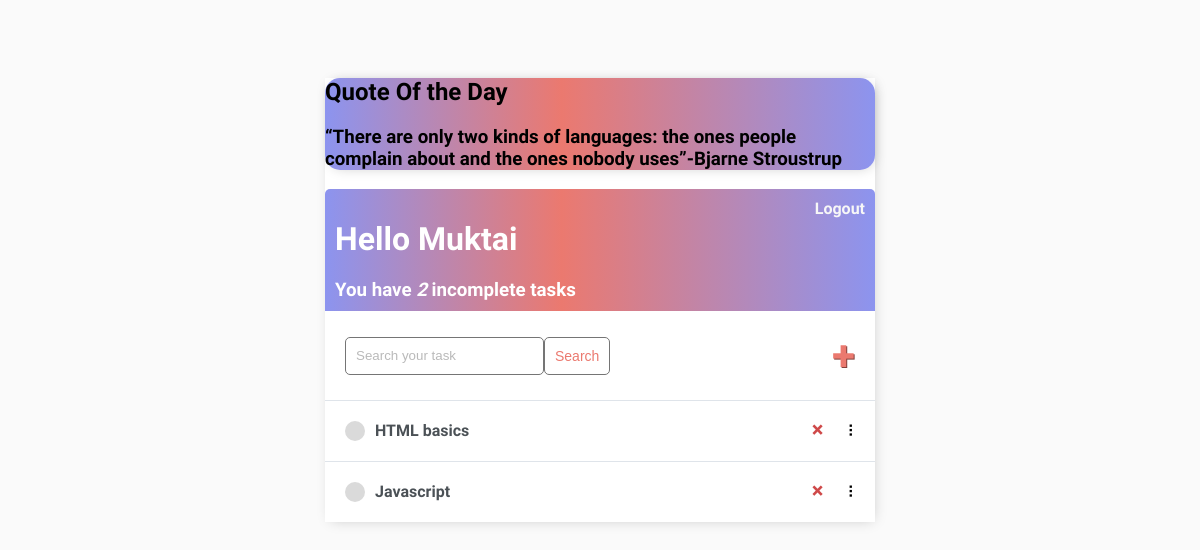
The page / (signed in) on the database as committed earlier.
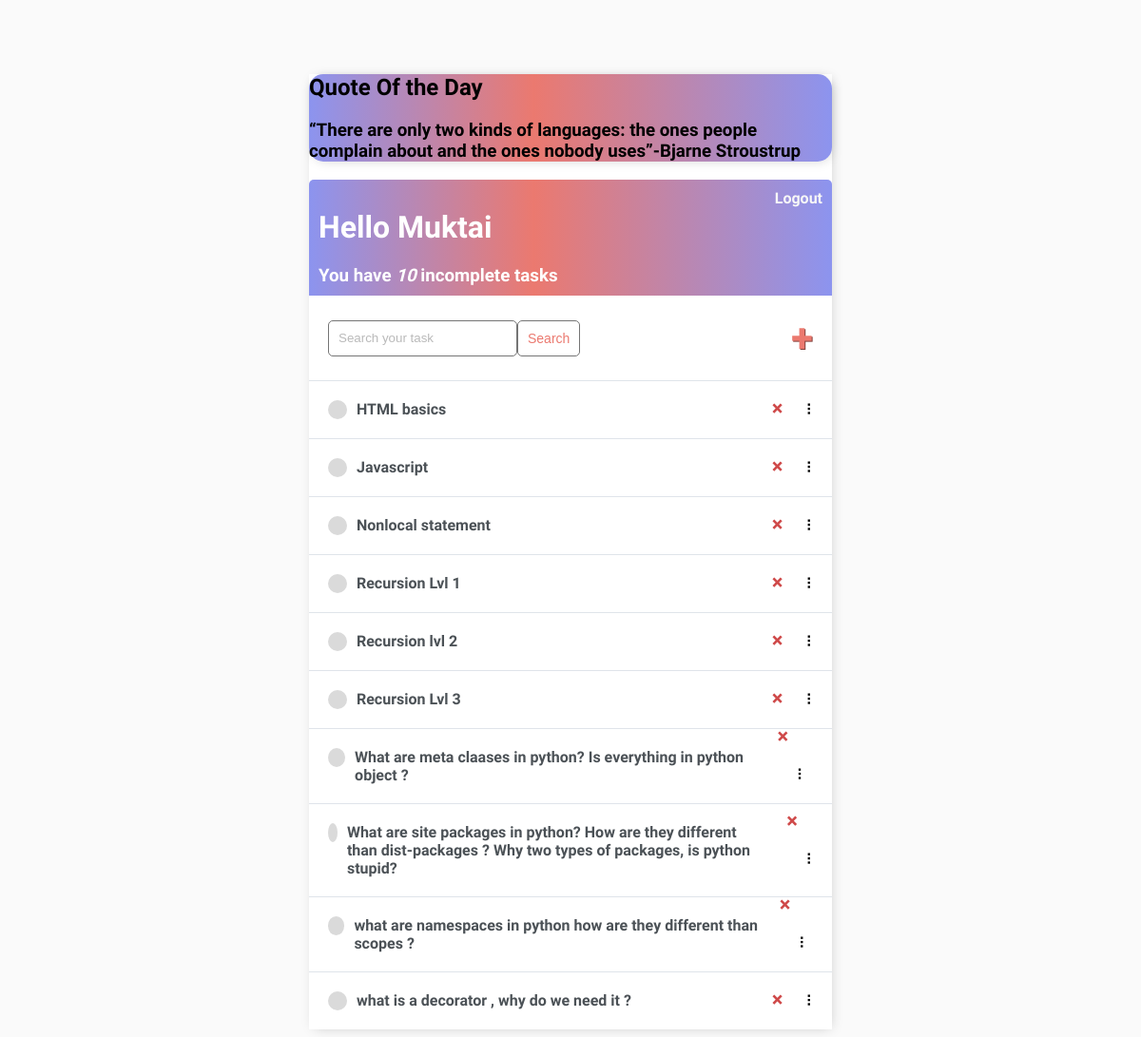
The same page on the database as committed later.
### base/models.py (models this page shows)
class Task(models.Model):
    user = models.ForeignKey(
        User, on_delete=models.CASCADE, null=True, blank=True)
    title = models.CharField(max_length=200)
    description = models.TextField(null=True, blank=True)
    complete = models.BooleanField(default=False)
    created = models.DateTimeField(auto_now_add=True)
    def __str__(self):
        return self.title
    class Meta:
        order_with_respect_to = 'user'

### base/views.py (the view)
# urls.py: path('', TaskList.as_view(), name='tasks'),
class TaskList(LoginRequiredMixin, ListView):
    model = Task
    context_object_name = 'tasks'
    def get_context_data(self, **kwargs):
        context = super().get_context_data(**kwargs)
        context['tasks'] = context['tasks'].filter(user=self.request.user)
        context['count'] = context['tasks'].filter(complete=False).count()
        search_input = self.request.GET.get('search-area') or ''
        if search_input:
            context['tasks'] = context['tasks'].filter(
                title__contains=search_input)
        context['search_input'] = search_input
        return context

### base/templates/base/task_list.html (shortened to what this page needs)
{% extends 'base/main.html' %} {% block content %}
<div class="container2">
    <h2>Quote Of the Day</h2>
    <h3><q>There are only two kinds of languages: the ones people complain about and the ones nobody uses</q>-Bjarne Stroustrup</h3>
</div>
<div class="header-bar">
    <div>
        <h1>Hello {{request.user|title}}</h1>
        <h3 style="margin:0">You have <i>{{count}}</i> incomplete task{{ count|pluralize:"s" }}</h3>
    </div>
    {% if request.user.is_authenticated %}
    <a href="{% url 'logout' %}">Logout</a> {% else %}
    <a href="{% url 'login' %}">Login</a> {% endif %}
</div>
<div id="search-add-wrapper">
    <form method="GET" style="display: flex;">
        <input type='text' name='search-area' placeholder="Search your task" value="{{search_input}}">
        <input class="button" type="submit" value='Search'>
    </form>
    {% if tasks|length > 0 %}
    <a id="add-link" href="{% url 'task-create' %}">&#x2b;</a>
    {% endif %}
</div>
<div id="tasklist" class="task-items-wrapper">
    {% for task in tasks %}
    <div class="task-wrapper" data-position="{{task.pk}}">
        <div class="task-title">
            {% if task.complete %}
            <div class="task-complete-icon"></div>
            <i><s><a href="{% url 'task-update' task.id %}">{{task}}</a></s></i> {% else %}
            <div class="task-incomplete-icon"></div>
            <a href="{% url 'task-update' task.id %}">{{task}}</a> {% endif %}
        </div>
        <div class="task-controls">
            <a class="delete-link" href="{% url 'task-delete' task.id %}">&#215;</a>
            <span class="handle">&nbsp;&#10247;</span>
        </div>
    </div>
    {% empty %}
    <div style="text-align: center; padding-bottom: 10px; line-height: 1em;">
        <h3>No new tasks are created.</h3>
        <h3>Create a <a style="text-decoration: none; color: #e53935;" href="{% url 'task-create' %}">New task</a> ! </h3>
    </div>
    {% endfor %}
</div>
{% endblock content %}

### base/templates/base/main.html (shortened to what this page needs)
<!DOCTYPE html>
<html lang="en">
<head>
</head>
<body>
    <div class="container">
        {% block content %} {% endblock content %}
    </div>
</body>
</html>

### base/templates/base/main.html (style rules this page uses)
body { background-color: #FAFAFA; font-family: 'Nunito', sans-serif; padding-top: 50px; }
h1, h2, h3, h4, h5, h6, { font-family: 'Raleway', sans-serif; }
a, p { color: #4b5156 }
a { font-weight: 600; }
.container { max-width: 550px; margin: auto; background-color: #fff; -webkit-box-shadow: 2px 2px 13px -4px rgba(0, 0, 0, 0.21); box-shadow: 2px 2px 13px -4px rgba(0, 0, 0, 0.21); }
.container2 { max-width: 550px; margin: auto; background: linear-gradient(90deg, #8c94ef 0%, #EB796F 43%, #8c94ef 100%); -webkit-box-shadow: 2px 2px 13px -4px rgba(0, 0, 0, 0.21); box-shadow: 2px 2px 13px -4px rgba(0, 0, 0, 0.21); border-radius: 15px; }
input { outline: none; border: none; }
.header-bar { display: flex; justify-content: space-between; color: #fff; padding: 10px; border-radius: 5px 5px 0 0; background: linear-gradient(90deg, #8c94ef 0%, #EB796F 43%, #8c94ef 100%); }
.header-bar a { color: rgb(247, 247, 247); text-decoration: none; }
.task-wrapper { display: flex; align-items: center; justify-content: space-between; background-color: #fff; border-top: 1px solid #dfe4ea; overflow: hidden; }
.task-title { display: flex; padding: 20px; }
.task-title a { text-decoration: none; color: #4b5156; margin-left: 10px; }
.task-incomplete-icon { height: 20px; width: 20px; background-color: rgb(218, 218, 218); border-radius: 50%; }
.delete-link { text-decoration: none; font-weight: 900; color: #cf4949; font-size: 22px; line-height: 0; padding: 20px 0px; }
.handle { display: inline-block; padding: 20px 16px; cursor: grab; user-select: none; }
.handle:after, .handle:before { display: block; content: ""; }
#add-link { color: #EB796F; text-decoration: none; font-size: 42px; text-shadow: 1px 1px #81413b; }
#search-add-wrapper { display: flex; justify-content: space-between; align-items: center; padding: 20px; }
input[type=text], input[type=password], textarea { border: 1px solid #757575; border-radius: 5px; padding: 10px; width: 90%; }
::placeholder { font-weight: 300; opacity: 0.5; }
.button { border: 1px solid #757575; background-color: #FFF; color: #EB796F; padding: 10px; font-size: 14px; border-radius: 5px; cursor: pointer; text-decoration: none; }

Rows that differ between the two databases and show on the page:
added Task: title "Nonlocal statement"
added Task: title "Recursion Lvl 1"
added Task: title "Recursion lvl 2"
added Task: title "Recursion Lvl 3"
added Task: title "What are meta claases in python? Is everything in python object ?"
added Task: title "What are site packages in python? How are they different than dist-packages ? Why two types of packages, is python stupid?"
added Task: title "what are namespaces in python how are they different than scopes ?"
added Task: title "what is a decorator , why do we need it ?"
Other text that changed with them:
{{ count }}: "2" → "10"
